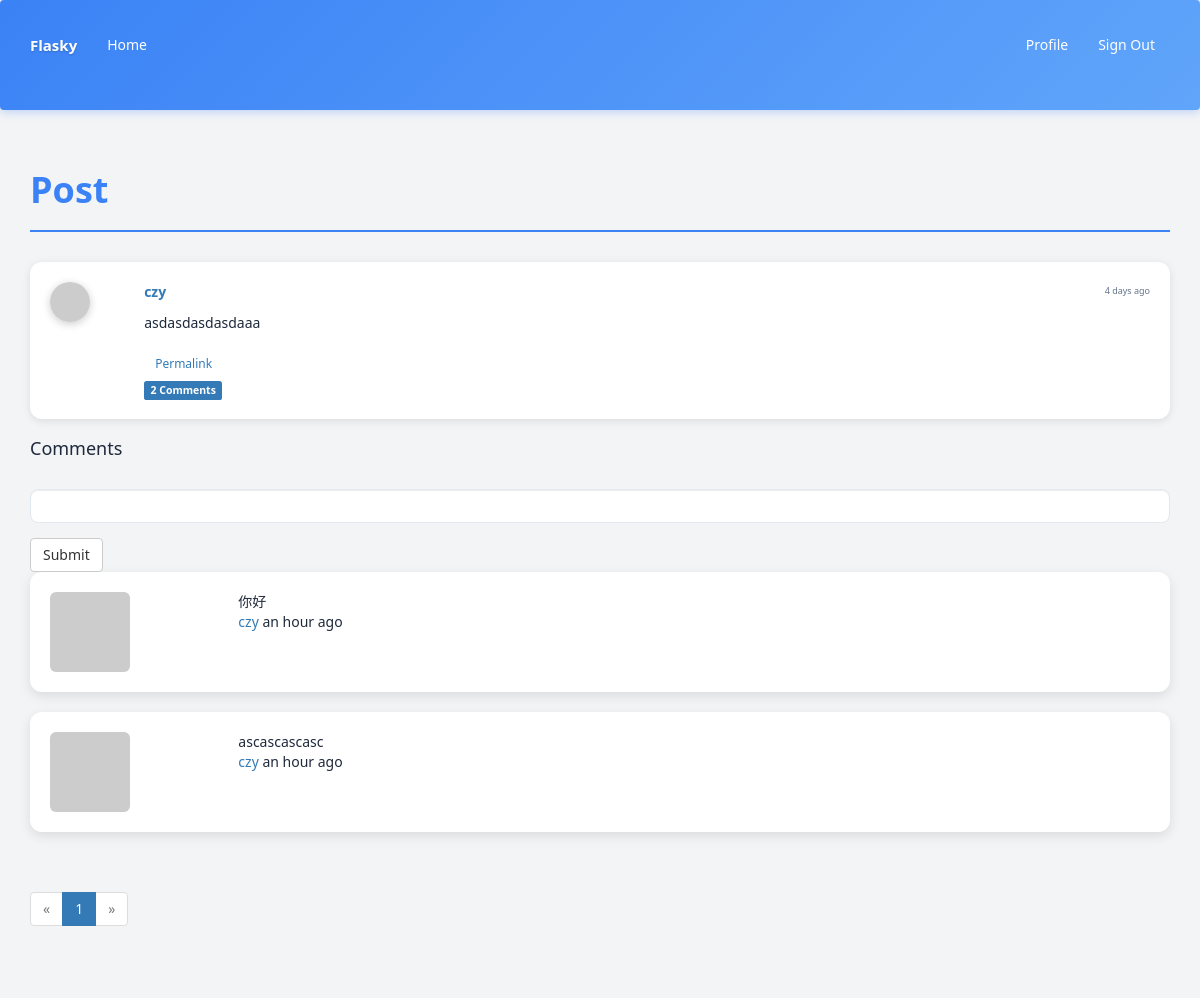
Page /post/3 (signed in) on the committed database.
### app/models.py (models this page shows, shortened)
class Post(db.Model):
    __tablename__ = 'posts'
    id = db.Column(db.Integer, primary_key=True)
    body = db.Column(db.Text)
    timestamp = db.Column(db.DateTime, index=True, default=datetime.utcnow)
    author_id = db.Column(db.Integer, db.ForeignKey('users.id'))
    body_html = db.Column(db.Text)
    comments = db.relationship('Comment', backref='post', lazy='dynamic')

class User(UserMixin, db.Model):
    __tablename__ = 'users'
    id = db.Column(db.Integer, primary_key = True)
    email = db.Column(db.String(64), unique=True, index=True)
    username = db.Column(db.String(64), unique=True, index=True)
    password_hash = db.Column(db.String(128))
    role_id = db.Column(db.Integer, db.ForeignKey('roles.id'))
    name = db.Column(db.String(64))
    location = db.Column(db.String(64))
    about_me = db.Column(db.Text())
    member_since = db.Column(db.DateTime(), default=datetime.utcnow)
    last_seen = db.Column(db.DateTime(), default=datetime.utcnow)
    avatar_hash = db.Column(db.String(32))
    posts = db.relationship('Post', backref='author', lazy='dynamic')
    comments = db.relationship('Comment', backref='author', lazy='dynamic')
    followed = db.relationship('Follow', foreign_keys=[Follow.follower_id], backref=db.backref('follower', lazy='joined'), lazy='dynamic', cascade='all, delete-orphan')
    followers = db.relationship('Follow', foreign_keys=[Follow.followed_id], backref=db.backref('followed', lazy='joined'), lazy='dynamic', cascade='all, delete-orphan')
    def ping(self):
        self.last_seen = datetime.utcnow()
        db.session.add(self)
    def can(self, permissions):
        return self.role is not None and (self.role.permissions & permissions) == permissions
    def is_administrator(self):
        return self.can(Permission.ADMINISTER)
    def gravatar(self, size=100, default='identicon', rating='g'):
        if request.is_secure:
            url = 'https://secure.gravatar.com/avatar'
        else:
            url = 'http://www.gravatar.com/avatar'
        hash = self.avatar_hash or hashlib.md5(self.email.encode('utf-8')).hexdigest()
        return '{url}/{hash}?s={size}&d={default}&r={rating}'.format(url=url, hash=hash, size=size, default=default, rating=rating)
    @property
    def password(self):
        raise AttributeError('password is not a readable attribute')

class Comment(db.Model):
    __tablename__ = 'comments'
    id = db.Column(db.Integer, primary_key=True)
    body = db.Column(db.Text)
    body_html = db.Column(db.Text)
    timestamp = db.Column(db.DateTime, index=True, default=datetime.utcnow)
    disabled = db.Column(db.Boolean, default=False)
    author_id = db.Column(db.Integer, db.ForeignKey('users.id'))
    post_id = db.Column(db.Integer, db.ForeignKey('posts.id'))

### app/main/views.py (the view)
@main.route('/post/<int:id>', methods=['GET', 'POST'])
def post(id):
    post = Post.query.get_or_404(id)
    form = CommentForm()
    if form.validate_on_submit():
        comment = Comment(body=form.body.data, post=post, author=current_user._get_current_object())
        db.session.add(comment)
        db.session.commit()
        flash('Your comment has been published.')
        return redirect(url_for('.post', id=post.id, page=-1))
    page = request.args.get('page', 1, type=int)
    if page == -1:
        page = (post.comments.filter_by(disabled=False).count() - 1) / current_app.config['FLASKY_COMMENTS_PER_PAGE'] + 1
    pagination = post.comments.filter_by(disabled=False).order_by(Comment.timestamp.asc()).paginate(page=page, per_page=current_app.config['FLASKY_COMMENTS_PER_PAGE'], error_out=False)
    comments = pagination.items
    return render_template('post.html', posts=[post], form=form, comments=comments, pagination=pagination)

### app/main/forms.py
class CommentForm(FlaskForm):
    body = StringField('', validators=[DataRequired()])
    submit = SubmitField('Submit')

### app/__init__.py (called while the page is built)
@login_manager.user_loader
def load_user(user_id):
    from .models import User
    return User.query.get(int(user_id))

def create_app(config_name='default'):
    app = Flask(__name__)
    app.config.from_object(config[config_name])
    config[config_name].init_app(app)
    bootstrap.init_app(app)
    moment.init_app(app)
    db.init_app(app)
    login_manager.init_app(app)
    csrf.init_app(app)
    migrate.init_app(app, db)
    pagedown.init_app(app)
    from .main import main as main_blueprint
    app.register_blueprint(main_blueprint)
    from .models import Permission
    @app.context_processor
    def inject_permissions():
        return dict(Permission=Permission)
    from .auth import auth as auth_blueprint
    app.register_blueprint(auth_blueprint, url_prefix='/auth')
    from .models import AnonymousUser
    login_manager.anonymous_user = AnonymousUser
    return app

### app/auth/views.py (called while the page is built)
@auth.before_app_request
def before_request():
    if current_user.is_authenticated:
        current_user.ping()

### app/templates/post.html (shortened to what this page needs)
{% extends "base.html" %}
{% import "bootstrap/wtf.html" as wtf %}
{% import "_macros.html" as macros %}
{% block page_content %}
<div class="page-header">
    <h1>Post</h1>
</div>
{% include "_posts.html" %}
<h4 id="comments">Comments</h4>
{% if current_user.can(Permission.COMMENT) %}
<div class="comment-form">
    {{ wtf.quick_form(form) }}
</div>
{% endif %}
{% include "_comments.html" %}
{% if pagination %}
<div class="pagination">
    {{ macros.pagination_widget(pagination, '.post', fragment='#comments', id=posts[0].id) }}
</div>
{% endif %}
{% endblock %}

### app/templates/_posts.html (shortened to what this page needs)
<div class="posts">
    {% for post in posts %}
    <div class="post card">
        <div class="row">
            <div class="col-md-1">
                <div class="profile-thumbnail">
                    <a href="{{ url_for('.user', username=post.author.username) }}">
                        <img src="{{ post.author.gravatar(size=40) }}">
                    </a>
                </div>
            </div>
            <div class="col-md-11">
                <div class="post-header">
                    <div class="post-author">
                        <a href="{{ url_for('.user', username=post.author.username) }}">
                            {{ post.author.username }}
                        </a>
                    </div>
                    <div class="post-date">{{ moment(post.timestamp).fromNow() }}</div>
                </div>
                <div class="post-body">
                    {% if post.body_html %}
                        {{ post.body_html | safe }}
                    {% else %}
                        {{ post.body }}
                    {% endif %}
                </div>
                <div class="post-footer mt-2">
                    <a href="{{ url_for('.post', id=post.id) }}" class="btn btn-sm btn-outline-primary mr-2">
                        Permalink
                    </a>
                </div>
                <a href="{{ url_for('.post', id=post.id) }}#comments">
                    <span class="label label-primary">
                        {{ post.comments.count() }} Comments
                    </span>
                </a>
            </div>
        </div>
    </div>
    {% endfor %}
</div>

### app/templates/_comments.html (shortened to what this page needs)
{% if comments %}
<ul class="list-unstyled">
    {% for comment in comments %}
    <li class="card mb-3">
        <div class="row">
            <div class="col-md-2">
                <a href="{{ url_for('.user', username=comment.author.username) }}">
                    <img class="img-rounded" src="{{ comment.author.gravatar(size=40) }}">
                </a>
            </div>
            <div class="col-md-10">
                <div class="comment-content">
                    {% if comment.body_html %}
                        {{ comment.body_html | safe }}
                    {% else %}
                        {{ comment.body }}
                    {% endif %}
                </div>
                <div class="comment-meta">
                    <a href="{{ url_for('.user', username=comment.author.username) }}">{{ comment.author.username }}</a>
                    {{ moment(comment.timestamp).fromNow() }}
                </div>
            </div>
        </div>
    </li>
    {% endfor %}
</ul>
{% else %}
<p>No comments yet.</p>
{% endif %}

### app/templates/base.html (style rules this page uses)
:root { --primary-color: #3b82f6; --secondary-color: #ec4899; --accent-color: #f97316; --light-color: #f3f4f6; --dark-color: #1e293b; --card-bg: #ffffff; --border-color: #e2e8f0; }
body { font-family: 'Segoe UI', Tahoma, Geneva, Verdana, sans-serif; background-color: var(--light-color); color: var(--dark-color); }
.card { background-color: var(--card-bg); border-radius: 12px; box-shadow: 0 4px 12px rgba(0, 0, 0, 0.1); padding: 20px; margin-bottom: 20px; transition: all 0.3s ease; }
.form-control { border-radius: 8px; border: 1px solid var(--border-color); transition: all 0.3s ease; }
.page-header { color: var(--dark-color); margin-bottom: 30px; padding-bottom: 10px; border-bottom: 2px solid var(--primary-color); }
.page-header h1 { font-weight: bold; color: var(--primary-color); }
.post { background-color: var(--card-bg); border-radius: 12px; padding: 20px; margin-bottom: 20px; box-shadow: 0 2px 8px rgba(0, 0, 0, 0.1); transition: all 0.3s ease; }
.post-header { display: flex; justify-content: space-between; align-items: center; margin-bottom: 10px; }
.post-author { font-weight: bold; color: var(--primary-color); }
.post-date { color: #64748b; font-size: 0.9rem; }
.post-body { margin-top: 10px; line-height: 1.6; }
.post-footer { margin-top: 15px; }
.profile-thumbnail img { border-radius: 50%; box-shadow: 0 2px 8px rgba(0, 0, 0, 0.2); transition: all 0.3s ease; width: 40px; height: 40px; object-fit: cover; }
ul { list-style: none; padding: 0; margin: 0; }
.profile-thumbnail { display: inline-block; }
.profile-thumbnail img { border-radius: 50%; box-shadow: 0 2px 8px rgba(0, 0, 0, 0.2); transition: all 0.3s ease; }

### rows in the picture
Post: author.username "czy", timestamp "4 days ago", body_html "asdasdasdasdaaa", comments.count "2"
Comment: body_html "你好", author.username "czy", timestamp "an hour ago"
Comment: body_html "ascascascasc", author.username "czy", timestamp "an hour ago"

### other values in the picture
{{ p }} "1"
